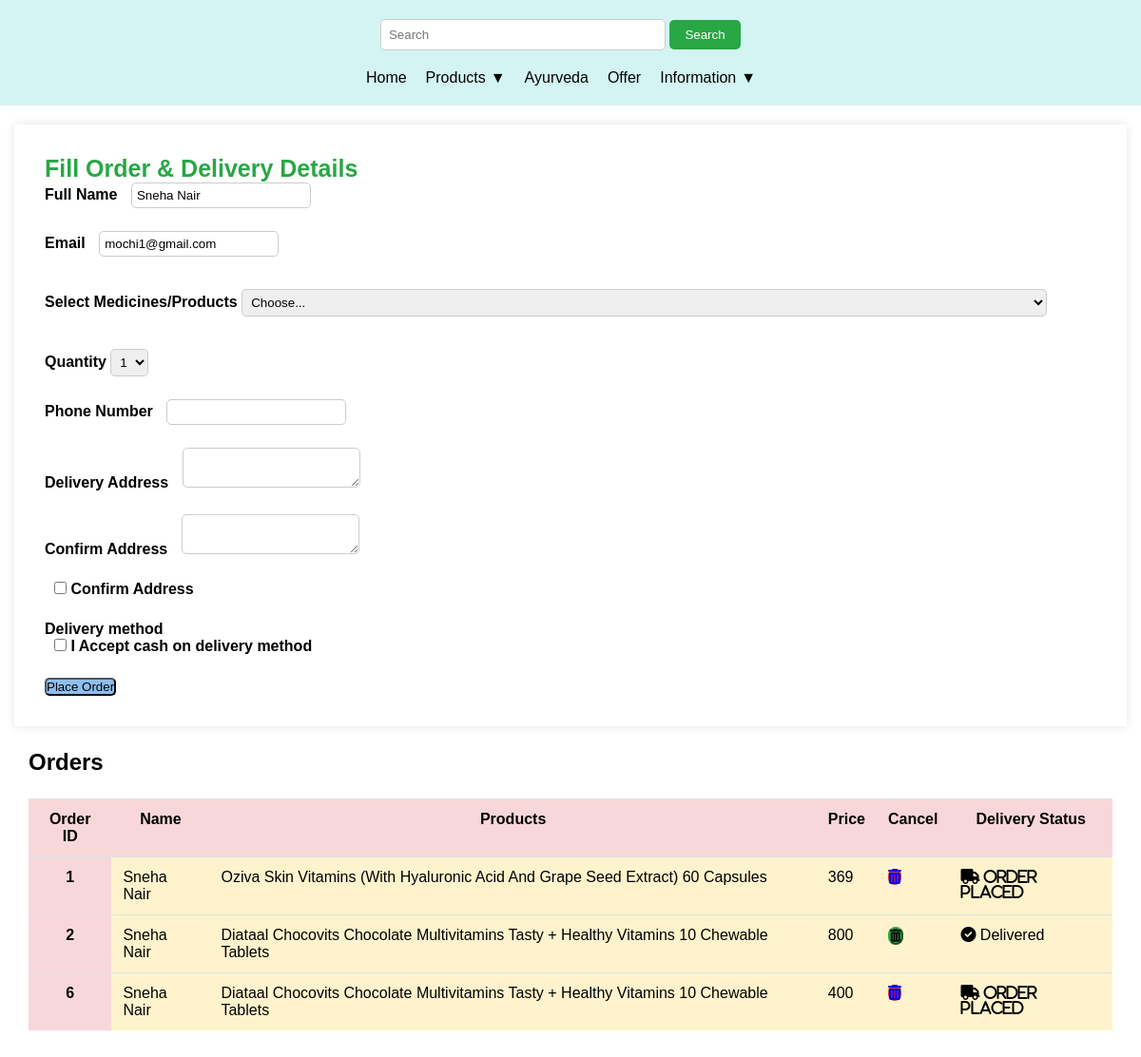
Page /orders (signed in) on the committed database.
### base/models.py (models this page shows, shortened)
class CustomUser(AbstractUser):
    phone_number = models.CharField(max_length=15, blank=True)
    birth_date = models.DateField(default=timezone.now)
    gender = models.CharField(max_length=10,default='')
    objects = CustomUserManager()

class MyOrders(models.Model):
    name=models.CharField(max_length=30)
    email=models.EmailField()
    items=models.CharField(max_length=1500)
    address=models.TextField()
    quantity=models.CharField(max_length=100)
    price=models.CharField(max_length=100)
    phone_num=models.CharField(max_length=10)
    delivery=models.BooleanField(default=False)
    pending=models.BooleanField(default=False)

### base/views.py (the view, shortened to what this page needs)
# urls.py: path("orders",views.myorders,name="myorders"),
def myorders(request):
    if not request.user.is_authenticated:
        messages.warning(request, "Please Login to place the Order....")
        return redirect("base:login")
    mymed = Medicines.objects.all()
    myprod = ProductItems.objects.all()
    myayur = Ayurveda.objects.all()
    current_user = request.user.username
    items = MyOrders.objects.filter(email=current_user)
    context = {"myprod": myprod, "mymed": mymed, "myayur": myayur, "items": items}
    return render(request, "orders.html", context)

### base/templates/orders.html (shortened to what this page needs)
{% extends "basehome.html" %}
{% block content %}
<link rel="stylesheet" href="https://cdnjs.cloudflare.com/ajax/libs/font-awesome/6.0.0-beta3/css/all.min.css">
<div class="row">
  <div class="col-md-4">
<div class="container mt-2">
  <div class="card bg-light p-4">
    <div class="card-body">
      <form action="/orders" method="post">
        <label class="title">Fill Order & Delivery Details</label>
        <div class="form-group">
          <label for="name">Full Name</label>
          <input
            type="text"
            id="name"
            name="name"
            class="form-control mb-3"
            placeholder="Enter Your Name"
            value="{{user.first_name}} {{user.last_name}}"
            required
          />
        </div>
        <div class="form-group">
          <label for="name">Email</label>
          <input
            type="text"
            id="email"
            name="email"
            class="form-control mb-3"
            value="{{user.username}}"
            required
          />
        </div>
        <div class="form-group">
            <label for="items">Select Medicines/Products</label>
            <select id="items" class="form-control" name="items">
              <option selected>Choose...</option>
            </select>
          </div>
        <div class="form-group">
            <label for="quantity">Quantity</label>
            <select id="quantity" class="form-control" name="quantity">
              <option selected>1</option>
            </select>
          </div>
          <div class="form-group">
            <label for="num">Phone Number</label>
            <input
              type="tel"
              id="num"
              name="num"
              class="form-control mb-3"
              pattern="[0-9]{3}[0-9]{3}[0-9]{4}"
              required
            />
          </div>
          <div class="form-group">
            <label for="address">Delivery Address</label>
            <textarea
              type="text"
              id="address"
              name="address"
              class="form-control mb-3"
              required
            /></textarea>
          </div>
          <div class="form-group">
            <label for="address">Confirm Address</label>
            <textarea
              type="text"
              id="address"
              name="address"
              class="form-control mb-3"
              required
            /></textarea>
          </div>
          <div class="form-group form-check">
            <input type="checkbox" class="form-check-input" id="exampleCheck1">
            <label class="form-check-label mb-2" for="exampleCheck1">Confirm Address</label>
          </div>
<h4>Delivery method</h4>
          <div class="form-group form-check">
            <input type="checkbox" class="form-check-input" id="exampleCheck1">
            <label class="form-check-label mb-2" for="exampleCheck1">I Accept cash on delivery method</label>
          </div>
          <div class="d-grid gap-2">
            <button class="btn btn-dark" type="submit">Place Order</button>
          </div>
      </form>
    </div>
  </div>
</div>
  </div>
  <div class="col-md-8">
    <div class="container mt-2">
      <h2 class="display-4">Orders</h2>
      <table class="table table-danger table-striped">
        <thead>
          <tr>
            <th scope="col">Order ID</th>
            <th scope="col">Name</th>
            <th scope="col">Products</th>
            <th scope="col">Price</th>
            <th scope="col">Cancel</th>
            <th scope="col">Delivery Status</th>
          </tr>
        </thead>
        <tbody>
          {% for item in items %}
          <tr>
            <th scope="row">{{item.id}}</th>
            <td>{{item.name}}</td>
            <td>{{item.items}}</td>
            <td>{{item.price}}</td>
            {% if item.delivery %}
            <td><button type="button" class="btn-success p-2"  href="/orders/{{item.id}}"><i class="fa-solid fa-trash-can"></i> </button></td>
            {% else %}
            <td><a type="button" class="btn-danger p-2" href="/orders/{{item.id}}"> <i class="fas fa-trash-alt"></i></a></td>
            {% endif %}
             {% if item.delivery %}
             <td><i class="fa-solid fa-circle-check"></i> Delivered</td>
             {% else %}
             <td> <i class="fa-solid fa-truck"> Order Placed</i></td>
             {% endif %}
            </tr>
          {% endfor %}
        </tbody>
      </table>
    </div>
  </div>
</div>
{% endblock %}

### base/static/sample.css (style rules this page uses)
* { margin: 0; padding: 0; box-sizing: border-box; }
html { font-size: 16px; font-family: 'Urbanist', sans-serif; }
h1, h2, h3, h4, h5, h6 { font-weight: 600; }
.container { max-width: 1200px; margin: 0 auto; padding: 0 15px; }
body { font-family: Arial, sans-serif; }
h2, h3 { margin: 1em 0; }

### base/templates/orders.html (style rules this page uses)
.container.mt-2 { margin-top: 20px; width: 100%; }
.card-body .title { font-size: 25px; font-weight: bold; color: #28a745; justify-content: center; }
.card.bg-light { box-shadow: 0 0 10px rgba(0, 0, 0, 0.1); }
.card.bg-light .card-body { padding: 2rem; }
.form-group { margin-bottom: 1.5rem; }
.form-group label { font-weight: bold; }
.col-md-8 { padding-left: 15px; padding-right: 15px; }
.container.mt-2 .table { width: 100%; border-collapse: collapse; margin-bottom: 50px; }
.table-danger th, .table-danger td { padding: 0.75rem; vertical-align: top; border-top: 1px solid #dee2e6; }
.table-danger th { background-color: #f8d7da; }
.table-danger td { background-color: #fff3cd; }
.btn-dark, .btn-success, .btn-danger { border-radius: 30px; }
.btn-dark { background-color: #8ebeed; border-radius: 5px; size: 2rem; }
.btn-success { background-color: #28a745; border-color: #28a745; }
.btn-danger { background-color: #dc3545; border-color: #dc3545; }
.form-group input { margin-left: 10px; padding: 5px; border: 1px solid #ccc; border-radius: 5px; position: relative; }
.form-group select { margin-top: 10px; padding: 5px; border-radius: 5px; border: 1px solid #ccc; }
.form-group textarea { padding: 5px; margin-left: 10px; border-radius: 5px; border: 1px solid #ccc; }
.row { margin-bottom: 20px; }

### rows in the picture
CustomUser: name "Sneha Nair", email "mochi1@gmail.com"
MyOrders: id "1", name "Sneha Nair", items "Oziva Skin Vitamins (With Hyaluronic Acid And Grape Seed Extract) 60 Capsules", price "369", delivery "Order Placed"
MyOrders: id "2", name "Sneha Nair", items "Diataal Chocovits Chocolate Multivitamins Tasty + Healthy Vitamins 10 Chewable Tablets", price "800", delivery True (drawn)
MyOrders: id "6", name "Sneha Nair", items "Diataal Chocovits Chocolate Multivitamins Tasty + Healthy Vitamins 10 Chewable Tablets", price "400", delivery "Order Placed"
